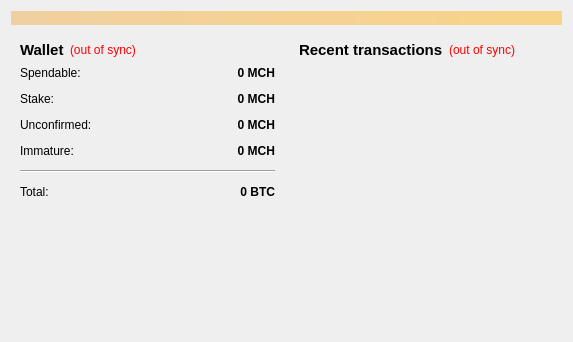
<?xml version="1.0" encoding="UTF-8"?>
<ui version="4.0">
 <class>OverviewPage</class>
 <widget class="QWidget" name="OverviewPage">
  <property name="geometry">
   <rect>
    <x>0</x>
    <y>0</y>
    <width>573</width>
    <height>342</height>
   </rect>
  </property>
  <property name="windowTitle">
   <string>Form</string>
  </property>
  <layout class="QVBoxLayout" name="topLayout">
   <item>
    <widget class="QLabel" name="labelAlerts">
     <property name="visible">
      <bool>false</bool>
     </property>
     <property name="styleSheet">
      <string notr="true">background-color: qlineargradient(x1: 0, y1: 0, x2: 1, y2: 0, stop:0 #F0D0A0, stop:1 #F8D488);  color:#000000
</string>
     </property>
     <property name="wordWrap">
      <bool>true</bool>
     </property>
     <property name="margin">
      <number>3</number>
     </property>
    </widget>
   </item>
   <item>
    <layout class="QHBoxLayout" name="horizontalLayout" stretch="1,1">
     <item>
      <layout class="QVBoxLayout" name="verticalLayout_2">
       <item>
        <widget class="QWidget" name="widget" native="true">
         <layout class="QVBoxLayout" name="verticalLayout_4">
          <item>
           <layout class="QHBoxLayout" name="horizontalLayout_4">
            <item>
             <widget class="QLabel" name="label_5">
              <property name="font">
               <font>
                <pointsize>11</pointsize>
                <weight>75</weight>
                <bold>true</bold>
               </font>
              </property>
              <property name="text">
               <string>Wallet</string>
              </property>
             </widget>
            </item>
            <item>
             <widget class="QLabel" name="labelWalletStatus">
              <property name="toolTip">
               <string>The displayed information may be out of date. Your wallet automatically synchronizes with the MachtCoin network after a connection is established, but this process has not completed yet.</string>
              </property>
              <property name="styleSheet">
               <string notr="true">QLabel { color: red; }</string>
              </property>
              <property name="text">
               <string notr="true">(out of sync)</string>
              </property>
              <property name="alignment">
               <set>Qt::AlignLeading|Qt::AlignLeft|Qt::AlignVCenter</set>
              </property>
             </widget>
            </item>
            <item>
             <spacer name="horizontalSpacer_2">
              <property name="orientation">
               <enum>Qt::Horizontal</enum>
              </property>
              <property name="sizeHint" stdset="0">
               <size>
                <width>40</width>
                <height>20</height>
               </size>
              </property>
             </spacer>
            </item>
           </layout>
          </item>
          <item>
           <layout class="QFormLayout" name="formLayout_2">
            <property name="fieldGrowthPolicy">
             <enum>QFormLayout::AllNonFixedFieldsGrow</enum>
            </property>
            <property name="horizontalSpacing">
             <number>12</number>
            </property>
            <property name="verticalSpacing">
             <number>12</number>
            </property>
            <item row="0" column="0">
             <widget class="QLabel" name="label">
              <property name="text">
               <string>Spendable:</string>
              </property>
             </widget>
            </item>
            <item row="0" column="1">
             <widget class="QLabel" name="labelBalance">
              <property name="font">
               <font>
                <weight>75</weight>
                <bold>true</bold>
               </font>
              </property>
              <property name="cursor">
               <cursorShape>IBeamCursor</cursorShape>
              </property>
              <property name="toolTip">
               <string>Your current spendable balance</string>
              </property>
              <property name="text">
               <string notr="true">0 MCH</string>
              </property>
              <property name="alignment">
               <set>Qt::AlignRight|Qt::AlignTrailing|Qt::AlignVCenter</set>
              </property>
              <property name="textInteractionFlags">
               <set>Qt::LinksAccessibleByMouse|Qt::TextSelectableByKeyboard|Qt::TextSelectableByMouse</set>
              </property>
             </widget>
            </item>
            <item row="1" column="0">
             <widget class="QLabel" name="label_6">
              <property name="text">
               <string>Stake:</string>
              </property>
             </widget>
            </item>
            <item row="1" column="1">
             <widget class="QLabel" name="labelStake">
              <property name="font">
               <font>
                <weight>75</weight>
                <bold>true</bold>
               </font>
              </property>
              <property name="cursor">
               <cursorShape>IBeamCursor</cursorShape>
              </property>
              <property name="toolTip">
               <string>Total of coins that was staked, and do not yet count toward the current balance</string>
              </property>
              <property name="text">
               <string notr="true">0 MCH</string>
              </property>
              <property name="alignment">
               <set>Qt::AlignRight|Qt::AlignTrailing|Qt::AlignVCenter</set>
              </property>
              <property name="textInteractionFlags">
               <set>Qt::LinksAccessibleByMouse|Qt::TextSelectableByKeyboard|Qt::TextSelectableByMouse</set>
              </property>
             </widget>
            </item>
            <item row="2" column="0">
             <widget class="QLabel" name="label_3">
              <property name="text">
               <string>Unconfirmed:</string>
              </property>
             </widget>
            </item>
            <item row="2" column="1">
             <widget class="QLabel" name="labelUnconfirmed">
              <property name="font">
               <font>
                <weight>75</weight>
                <bold>true</bold>
               </font>
              </property>
              <property name="cursor">
               <cursorShape>IBeamCursor</cursorShape>
              </property>
              <property name="toolTip">
               <string>Total of transactions that have yet to be confirmed, and do not yet count toward the current balance</string>
              </property>
              <property name="text">
               <string notr="true">0 MCH</string>
              </property>
              <property name="alignment">
               <set>Qt::AlignRight|Qt::AlignTrailing|Qt::AlignVCenter</set>
              </property>
              <property name="textInteractionFlags">
               <set>Qt::LinksAccessibleByMouse|Qt::TextSelectableByKeyboard|Qt::TextSelectableByMouse</set>
              </property>
             </widget>
            </item>
            <item row="3" column="0">
             <widget class="QLabel" name="labelImmatureText">
              <property name="text">
               <string>Immature:</string>
              </property>
             </widget>
            </item>
            <item row="3" column="1">
             <widget class="QLabel" name="labelImmature">
              <property name="font">
               <font>
                <weight>75</weight>
                <bold>true</bold>
               </font>
              </property>
              <property name="toolTip">
               <string>Mined balance that has not yet matured</string>
              </property>
              <property name="text">
               <string notr="true">0 MCH</string>
              </property>
              <property name="alignment">
               <set>Qt::AlignRight|Qt::AlignTrailing|Qt::AlignVCenter</set>
              </property>
              <property name="textInteractionFlags">
               <set>Qt::LinksAccessibleByMouse|Qt::TextSelectableByKeyboard|Qt::TextSelectableByMouse</set>
              </property>
             </widget>
            </item>
            <item row="4" column="0" colspan="2">
             <widget class="Line" name="line">
              <property name="orientation">
               <enum>Qt::Horizontal</enum>
              </property>
             </widget>
            </item>
            <item row="5" column="0">
             <widget class="QLabel" name="labelTotalText">
              <property name="text">
               <string>Total:</string>
              </property>
             </widget>
            </item>
            <item row="5" column="1">
             <widget class="QLabel" name="labelTotal">
              <property name="font">
               <font>
                <weight>75</weight>
                <bold>true</bold>
               </font>
              </property>
              <property name="cursor">
               <cursorShape>IBeamCursor</cursorShape>
              </property>
              <property name="toolTip">
               <string>Your current total balance</string>
              </property>
              <property name="text">
               <string notr="true">0 BTC</string>
              </property>
              <property name="alignment">
               <set>Qt::AlignRight|Qt::AlignTrailing|Qt::AlignVCenter</set>
              </property>
              <property name="textInteractionFlags">
               <set>Qt::LinksAccessibleByMouse|Qt::TextSelectableByKeyboard|Qt::TextSelectableByMouse</set>
              </property>
             </widget>
            </item>
           </layout>
          </item>
         </layout>
        </widget>
       </item>
       <item>
        <widget class="QLabel" name="coinLogo">
         <property name="text">
          <string/>
         </property>
         <property name="pixmap">
          <pixmap resource="../bitcoin.qrc">:/icons/logo_backg</pixmap>
         </property>                                                                                                                                                                                                                                                                                                                                                                                                                                                                                                                                                                                                                                                                                                                                                                                                                                                                                                                                                                                                                                                                                                                                                                                                                                                                                                                                                                                                                                                                                                                                                                                                                                                                                                                                                                                                                                                                                                                                                                                                                                                                                                                                                                                                                                        
         <property name="alignment">
          <set>Qt::AlignCenter</set>
         </property>
         <property name="margin">
          <number>-2</number>
         </property>
        </widget>
       </item>
       <item>
        <spacer name="verticalSpacer">
         <property name="orientation">
          <enum>Qt::Vertical</enum>
         </property>
         <property name="sizeHint" stdset="0">
          <size>
           <width>20</width>
           <height>40</height>
          </size>
         </property>
        </spacer>
       </item>
      </layout>
     </item>
     <item>
      <layout class="QVBoxLayout" name="verticalLayout_3">
       <item>
        <widget class="QWidget" name="widget_2" native="true">
         <layout class="QVBoxLayout" name="verticalLayout">
          <item>
           <layout class="QHBoxLayout" name="horizontalLayout_2">
            <item>
             <widget class="QLabel" name="label_4">
              <property name="font">
               <font>
                <pointsize>11</pointsize>
                <weight>75</weight>
                <bold>true</bold>
               </font>
              </property>
              <property name="text">
               <string>&lt;b&gt;Recent transactions&lt;/b&gt;</string>
              </property>
             </widget>
            </item>
            <item>
             <widget class="QLabel" name="labelTransactionsStatus">
              <property name="toolTip">
               <string>The displayed information may be out of date. Your wallet automatically synchronizes with the MachtCoin network after a connection is established, but this process has not completed yet.</string>
              </property>
              <property name="styleSheet">
               <string notr="true">QLabel { color: red; }</string>
              </property>
              <property name="text">
               <string notr="true">(out of sync)</string>
              </property>
              <property name="alignment">
               <set>Qt::AlignRight|Qt::AlignTrailing|Qt::AlignVCenter</set>
              </property>
             </widget>
            </item>
            <item>
             <spacer name="horizontalSpacer">
              <property name="orientation">
               <enum>Qt::Horizontal</enum>
              </property>
              <property name="sizeHint" stdset="0">
               <size>
                <width>40</width>
                <height>20</height>
               </size>
              </property>
             </spacer>
            </item>
           </layout>
          </item>
          <item>
           <widget class="QListView" name="listTransactions">
            <property name="styleSheet">
             <string notr="true">QListView { background: transparent; }</string>
            </property>
            <property name="frameShape">
             <enum>QFrame::NoFrame</enum>
            </property>
            <property name="verticalScrollBarPolicy">
             <enum>Qt::ScrollBarAlwaysOff</enum>
            </property>
            <property name="horizontalScrollBarPolicy">
             <enum>Qt::ScrollBarAlwaysOff</enum>
            </property>
            <property name="selectionMode">
             <enum>QAbstractItemView::NoSelection</enum>
            </property>
           </widget>
          </item>
         </layout>
        </widget>
       </item>
      </layout>
     </item>
    </layout>
   </item>
  </layout>
 </widget>
 <resources>
  <include location="../bitcoin.qrc"/>
 </resources>
 <connections/>
</ui>
